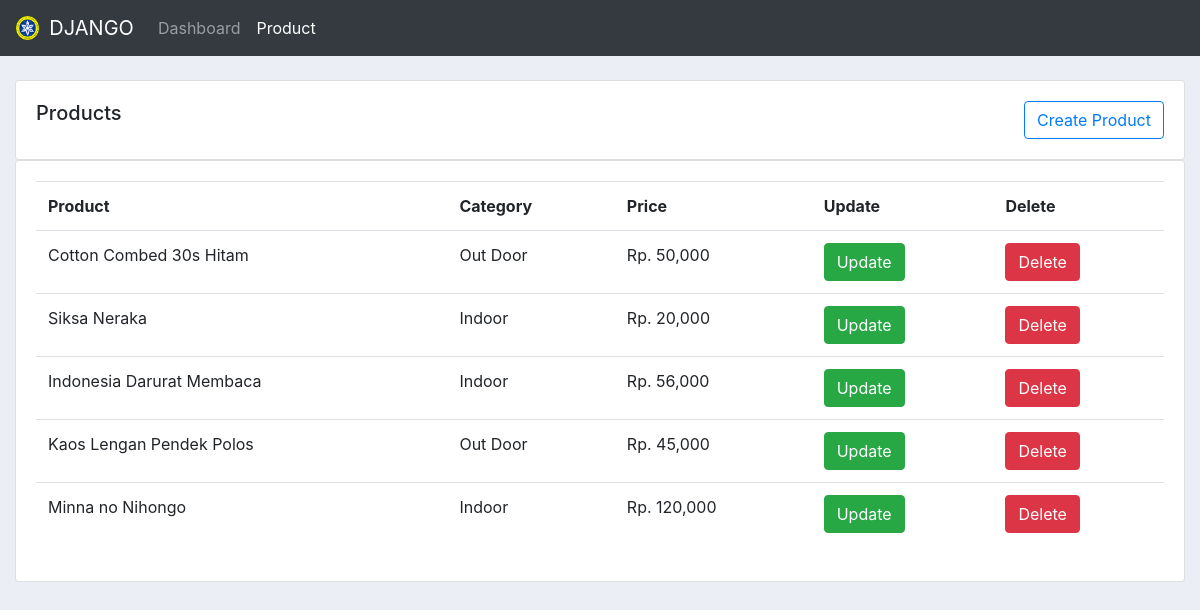
Screenshot of /products/ with the database file from the repository.
### Asyari/models.py (models this page shows, shortened)
class Product(models.Model):
    CATEGORY = (
        ('Indoor', 'Indoor'),
        ('Out Door', 'Out Door'),
    )
    name = models.CharField(max_length=200, blank=True, null=True)
    price = models.IntegerField(blank=True, null=True)
    category = models.CharField(max_length=200, blank=True, null=True, choices=CATEGORY)
    description = models.CharField(max_length=200, blank=True, null=True)
    date_created = models.DateTimeField(auto_now_add=True, null=True)
    tag = models.ManyToManyField(Tag)

### Asyari/views.py (the view)
# urls.py: path('products/', views.products, name='products'),
def products(request):
    list_product = Product.objects.order_by('-date_created')
    context = {
        'judul': 'Halaman Produk',
        'menu': 'products',
        'product': list_product,
    }
    return render(request, 'data/products.html', context)

### Asyari/templates/data/products.html (shortened to what this page needs)
{% extends "data/main.html" %}
{% load humanize %}
{% block content %}
<div class="container-fluid">
    <div class="row">
        <div class="col-md">
            <div class="card card-body">
                <div class="row">
                    <div class="col-auto mr-auto">
                        <h5 class="">Products</h5>
                    </div>
                    <div class="col-auto">
                        <a href="{% url 'create_product' %}" class="btn btn-outline-primary">Create Product</a>
                    </div>
                </div>
            </div>
            <div class="card card-body">
                <table class="table">
                    <tr>
                        <th>Product</th>
                        <th>Category</th>
                        <th>Price</th>
                        <th>Update</th>
                        <th>Delete</th>
                    </tr>
                    {% for dataproduct in product %}
                    <tr>
                        <td>{{ dataproduct.name }}</td>
                        <td>{{ dataproduct.category }}</td>
                        <td>Rp. {{ dataproduct.price|intcomma}}</td>
                        <td><a href="{% url 'update_product' dataproduct.id %}" class="btn btn-success">Update</a></td>
                        <td><a href="{% url 'delete_product' dataproduct.id %}" class="btn btn-danger">Delete</a></td>
                    </tr>
                    {% endfor %}
                </table>
            </div>
        </div>
    </div>
</div>
{% endblock content %}

### static/css/main.css (style rules this page uses)
body { background-color: #ebeff5; }

### rows the page displays
Product: name "Cotton Combed 30s Hitam", category "Out Door", price "50,000"
Product: name "Siksa Neraka", category "Indoor", price "20,000"
Product: name "Indonesia Darurat Membaca", category "Indoor", price "56,000"
Product: name "Kaos Lengan Pendek Polos", category "Out Door", price "45,000"
Product: name "Minna no Nihongo", category "Indoor", price "120,000"
